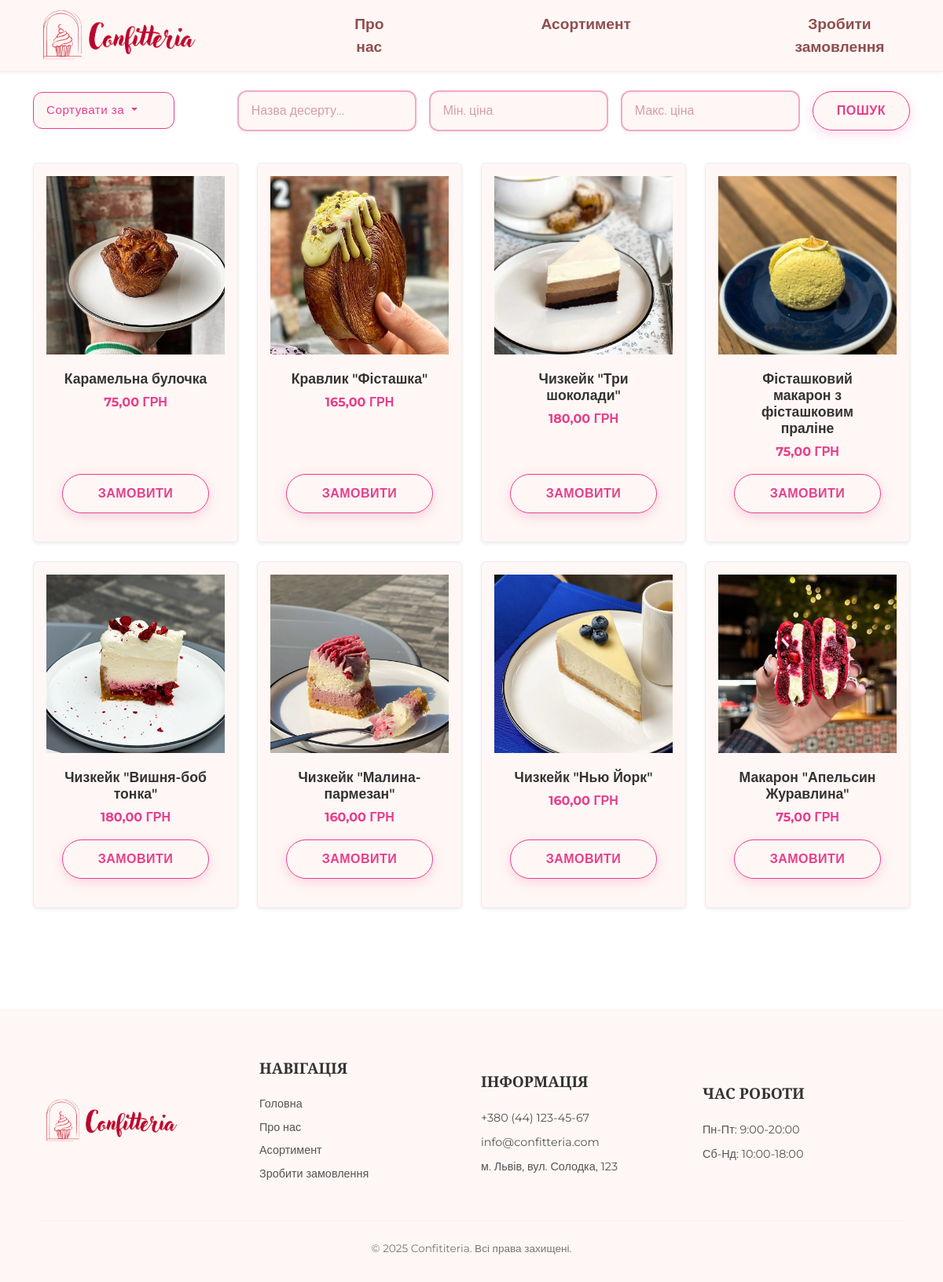
The app's page /assortment/ with its own data.
### shop/models.py (models this page shows, shortened)
class AssortmentItem(models.Model):
    name = models.CharField(max_length=100, verbose_name="Назва виробу")  # Назва товару
    price = models.DecimalField(max_digits=10, decimal_places=2, verbose_name="Ціна")  # Ціна товару
    image = models.ImageField(upload_to='assortment/', verbose_name="Зображення", blank=True, null=True)
    objects = models.Manager()
    class Meta:
        verbose_name = "Асортимент"  # Назва моделі в однині для адмін-панелі та інших місць
        verbose_name_plural = "Асортимент"  # Назва моделі у множині

### shop/views.py (the view)
# urls.py: path('assortment/', views.assortment_list, name='assortment_list'),
def assortment_list(request):
    items_query = AssortmentItem.objects.all()  # Починаємо з усіх товарів
    q = request.GET.get('q', '')
    min_price_str = request.GET.get('min_price', '')
    max_price_str = request.GET.get('max_price', '')
    sort_option = request.GET.get('sort', 'default')  # 'default', 'price_asc', 'price_desc'
    if q:
        items_query = items_query.filter(name__icontains=q)
    if min_price_str:
        try:
            items_query = items_query.filter(price__gte=float(min_price_str))
        except ValueError:
            pass  # Ігнорувати, якщо min_price не є числом
    if max_price_str:
        try:
            items_query = items_query.filter(price__lte=float(max_price_str))
        except ValueError:
            pass  # Ігнорувати, якщо max_price не є числом
    if sort_option == 'price_asc':
        items_query = items_query.order_by('price')
    elif sort_option == 'price_desc':
        items_query = items_query.order_by('-price')
    else: # 'default' або будь-яке інше значення
        items_query = items_query.order_by('pk') # Сортування за порядком додавання (за первинним ключем)
    context = {
        'items': items_query,
        'current_sort': sort_option,
        'q_value': q,
        'min_price_value': min_price_str,
        'max_price_value': max_price_str,
    }
    return render(request, 'shop/assortment.html', context)

### shop/templates/shop/assortment.html (shortened to what this page needs)
{% extends 'shop/base.html' %}
{% load static %}
{% block content %}
<section class="assort">
<div class="container pt-2 pb-5">
    <div class="search-and-filter-controls mb-4">
        <form method="get" action="{% url 'shop:assortment_list' %}" class="custom-search-form">
            <div class="filter-dropdown-container">
                <div class="btn-group">
                    <button type="button" class="btn btn-filter-dropdown dropdown-toggle" data-bs-toggle="dropdown" aria-expanded="false">
                        {% if current_sort == 'price_asc' %}
                            Ціна: Від найменшої
                        {% elif current_sort == 'price_desc' %}
                            Ціна: Від найбільшої
                        {% else %}
                            Сортувати за
                        {% endif %}
                    </button>
                </div>
            </div>
            <div class="search-fields-and-button-container">
                <div class="search-fields-container">
                    <input type="text" name="q" class="search-input" placeholder="Назва десерту..." value="{{ q_value }}">
                    <input type="number" name="min_price" class="search-input" placeholder="Мін. ціна" value="{{ min_price_value }}">
                    <input type="number" name="max_price" class="search-input" placeholder="Макс. ціна" value="{{ max_price_value }}">
                </div>
                <div class="search-btnn">
                    <button type="submit" class="btn btn-hero">Пошук</button>
                </div>
            </div>
        </form>
    </div>
    <div class="row row-cols-1 row-cols-md-3 row-cols-lg-4 g-4">
        {% for item in items %}
        <div class="col">
            <div class="card h-100 shadow-sm product-card assortment-item-card">
                <div class="product-image-container">
                    {% if item.image %}
                        <img src="{{ item.image.url }}" alt="{{ item.name }}">
                    {% else %}
                        <img src="{% static 'img/no-image.jpg' %}" alt="Зображення відсутнє">
                    {% endif %}
                </div>
                <div class="card-body">
                    <h5 class="card-title product-title">{{ item.name }}</h5>
                    <p class="card-text product-price">{{ item.price }} ГРН</p>
                    <a href="{% url 'shop:order_create' %}?product_id={{ item.id }}" class="btn btn-order-product">Замовити</a>
                </div>
            </div>
        </div>
        {% endfor %}
    </div>
</div>
</section>
{% endblock %}

### shop/templates/shop/base.html (shortened to what this page needs)
<!DOCTYPE html>
<html lang="uk">
<head>
    <link href="https://cdn.jsdelivr.net/npm/bootstrap@5.3.0/dist/css/bootstrap.min.css" rel="stylesheet">
    {% load static %}
    <link href="{% static 'css/style.css' %}" rel="stylesheet">
</head>
<body>
    <header class="header-custom">
        <nav class="navbar navbar-expand-lg">
            <div class="container">
                {% load static %}
                <a class="navbar-brand" href="{% url 'shop:home' %}">
                    <img src="{% static 'img/logo.png' %}" alt="Логотип Confititeria" class="navbar-logo">
                </a>
                <div class="collapse navbar-collapse justify-content-center" id="navbarNav">
                    <ul class="navbar-nav">
                        <li class="nav-item">
                            <a class="nav-link" href="{% url 'shop:about' %}">Про нас</a>
                        </li>
                        <li class="nav-item">
                            <a class="nav-link" href="{% url 'shop:assortment_list' %}">Асортимент</a>
                        </li>
                        <li class="nav-item">
                            <a class="nav-link" href="{% url 'shop:order_create' %}">Зробити замовлення</a>
                        </li>
                    </ul>
                </div>
            </div>
        </nav>
    </header>
    <main class="main-content">
        {% block content %}
        {% endblock %}
    </main>
    <footer class="footer-custom pt-5 pb-4">
        <div class="container-fluid text-md-left px-md-5">
            <div class="row align-items-center">
                    <div class="col-md-3 col-lg-3 col-xl-3 mt-3 footer-logo-column">
                        {% load static %}
                        <a href="{% url 'shop:home' %}">
                            <img src="{% static 'img/logo.png' %}" alt="Логотип Confititeria (Футер)" class="img-fluid footer-logo-img">
                        </a>
                    </div>
                    <div class="col-md-3 col-lg-3 col-xl-3 mt-3">
                        <h5 class="text-uppercase mb-4 font-weight-bold footer-title">Навігація</h5>
                        <ul class="list-unstyled">
                            <li class="mb-2"><a href="{% url 'shop:home' %}" class="footer-link">Головна</a></li>
                            <li class="mb-2"><a href="{% url 'shop:about' %}" class="footer-link">Про нас</a></li>
                            <li class="mb-2"><a href="{% url 'shop:assortment_list' %}" class="footer-link">Асортимент</a></li>
                            <li class="mb-2"><a href="{% url 'shop:order_create' %}" class="footer-link">Зробити замовлення</a></li>
                        </ul>
                    </div>
                    <div class="col-md-3 col-lg-3 col-xl-3 mt-3">
                        <h5 class="text-uppercase mb-4 font-weight-bold footer-title">Інформація</h5>
                        <p>+380 (44) 123-45-67</p>
                        <p>info@confitteria.com</p>
                        <p>м. Львів, вул. Солодка, 123</p>
                    </div>
                    <div class="col-md-3 col-lg-3 col-xl-3 mt-3">
                        <h5 class="text-uppercase mb-4 font-weight-bold footer-title">Час роботи</h5>
                        <p>Пн-Пт: 9:00-20:00</p>
                        <p>Сб-Нд: 10:00-18:00</p>
                    </div>
                </div>
            <hr class="mb-4">
            <div class="row align-items-center">
                <div class="col-md-12">
                    <p class="text-center copyright-text">© {% now "Y" %} Confititeria. Всі права захищені.</p>
                </div>
            </div>
        </div>
    </footer>
</body>
</html>

### static/css/base/_variables.css (style rules this page uses)
:root { --primary-pink: #E83E8C; --primary-pink-darker: #c92a7a; --accent-pink: #f4a8c7; --soft-pink-accent: #8f4e4e; --bg-light-pink: #FFF7F5; --bg-light-pink-alt: #FFF2F2; --bg-light-pink-hover: #fceeee; --bg-hero-circle: rgba(255, 223, 230, 0.6); --bg-white: #fff; --bg-light-gray: #f8f9fa; --text-dark: #222; --text-primary: #333; --text-secondary: #555; --text-light-gray: #666; --text-very-light-gray: #777; --text-form-label: #444; --text-search-input: #6b4c4c; --form-input-border: #f0d4dd; --search-input-border: #f8c8dc; --search-input-bg: #fff0f5; --search-input-placeholder: #d39dab; --focus-border-color: var(--primary-pink); --focus-box-shadow: rgba(232, 62, 140, 0.25); --border-light: #eee; --divider-light: #ddd; --font-primary: 'Montserrat', sans-serif; --font-headings: 'Playfair Display', serif; --bakery-brown: #352c88; --bakery-cream: #FFECB3; }

### static/css/base/_typography.css (style rules this page uses)
body { min-height: 100vh; display: flex; flex-direction: column; font-family: var(--font-primary); color: var(--text-primary); }
main.main-content { flex: 1; padding-bottom: 2rem; }

### static/css/components/_buttons.css (style rules this page uses)
.btn { text-transform: uppercase; letter-spacing: 0.5px; font-weight: 500; transition: all 0.3s ease; border-radius: 50px; padding: 10px 25px; }
.btn-hero { background-color: var(--bg-light-pink); color: var(--primary-pink); border: 1px solid var(--primary-pink); padding: 12px 30px; font-weight: 600; box-shadow: 0 4px 15px rgba(232, 62, 140, 0.2); max-width: fit-content; }
.btn-order-product { display: inline-block; padding: 12px 30px; font-weight: 600; text-transform: uppercase; letter-spacing: 0.5px; text-align: center; text-decoration: none; border-radius: 50px; cursor: pointer; transition: all 0.3s ease; margin-top: auto; width: 100%; background-color: var(--bg-light-pink); color: var(--primary-pink); border: 1px solid var(--primary-pink); box-shadow: 0 4px 15px rgba(232, 62, 140, 0.2); }

### static/css/components/_cards.css (style rules this page uses)
.card { border: 1px solid var(--border-light); transition: transform 0.2s ease, box-shadow 0.3s ease; box-shadow: 0 2px 4px rgba(0,0,0,.1); border-radius: 0.375rem; overflow: hidden; display: flex; flex-direction: column; background-color: var(--bg-white); padding: 1rem; }
.card-body { display: flex; flex-direction: column; flex-grow: 1; padding: 1.25rem; align-items: center; text-align: center; }
.card-body .btn { margin-top: auto; align-self: center; }
.product-image-container { display: block; position: relative; width: 100%; aspect-ratio: 1 / 1; overflow: hidden; background-color: var(--bg-light-gray); }
.product-image-container img { display: block; width: 100%; height: 100%; object-fit: cover; transition: transform 0.3s ease; }
.product-title { font-family: var(--font-primary); font-size: 1.1rem; font-weight: 600; color: var(--text-primary); margin-bottom: 0.5rem; }
.product-price { font-size: 1rem; font-weight: 700; color: var(--primary-pink); margin-bottom: 1rem; }

### static/css/layout/_header.css (style rules this page uses)
.header-custom { background-color: var(--bg-light-pink); box-shadow: 0 2px 4px rgba(0, 0, 0, 0.05); border-bottom: 1px solid var(--border-light); position: sticky; top: 0; z-index: 1030; width: 100%; }
.header-custom .navbar { padding-top: 0.2rem; padding-bottom: 0.2rem; min-height: auto; }
.navbar-brand { padding-top: 0; padding-bottom: 0; margin-right: 1rem; transition: color 0.3s ease, transform 0.3s ease; }
.navbar-logo { height: 70px; width: auto; display: block; vertical-align: middle; }
.header-custom .navbar-nav .nav-link { color: var(--soft-pink-accent); font-weight: 600; padding-left: 11rem; padding-right: 1.5rem; padding-top: 0.8rem; padding-bottom: 0.8rem; transition: color 0.3s ease; font-size: 1.2rem; text-align: center; }

### static/css/layout/_footer.css (style rules this page uses)
.footer-custom { background-color: var(--bg-light-pink); color: var(--text-secondary); font-size: 0.9rem; padding-top: 3rem; padding-bottom: 1.5rem; }
.footer-logo-img { max-height: 60px; width: auto; display: block; margin-bottom: 1rem; }
.footer-title { margin-top: 0; margin-bottom: 1rem; color: var(--text-primary); font-weight: 700; font-family: var(--font-headings); font-size: 1.2rem; }
.footer-link { color: var(--text-secondary); text-decoration: none; transition: color 0.3s ease; display: block; margin-bottom: 0.5rem; }
.footer-custom p { margin-bottom: 0.5rem; line-height: 1.6; }
.footer-custom hr { border-top: 1px solid var(--divider-light); margin-top: 2rem; margin-bottom: 1.5rem; }
.copyright-text { font-size: 0.85rem; color: var(--text-very-light-gray); text-align: center; }

### records on screen
AssortmentItem: image (picture), name "Карамельна булочка", price "75,00"
AssortmentItem: image (picture), name "Кравлик \"Фісташка\"", price "165,00"
AssortmentItem: image (picture), name "Чизкейк \"Три шоколади\"", price "180,00"
AssortmentItem: image (picture), name "Фісташковий макарон з фісташковим праліне", price "75,00"
AssortmentItem: image (picture), name "Чизкейк \"Вишня-боб тонка\"", price "180,00"
AssortmentItem: image (picture), name "Чизкейк \"Малина-пармезан\"", price "160,00"
AssortmentItem: image (picture), name "Чизкейк \"Нью Йорк\"", price "160,00"
AssortmentItem: image (picture), name "Макарон \"Апельсин Журавлина\"", price "75,00"
